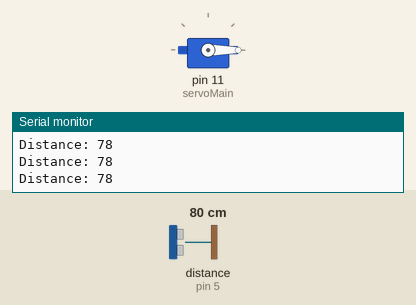
Recording of a sketch running on a simulated Arduino Uno, built with avr-gcc and run on an emulated ATmega328P. Parts: servo, the last lines printed to the serial monitor. Wiring (inferred from the names in the program): ultrasonic range finder: trigger pin 3; echo pin 5. The inputs (shaded band) are chosen by the test bench; at power-on: distance to the obstacle (sensor on pin 5) 80 cm. The echo pulse lasts 58.3 µs per cm.

Above: at 1.2 s.
1.3 s: distance to the obstacle (sensor on pin 5) set to 46 cm
2.8 s: distance to the obstacle (sensor on pin 5) set to 38 cm
At 3.8 s:
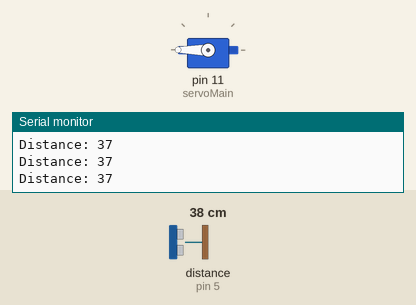
4.3 s: distance to the obstacle (sensor on pin 5) set to 60 cm
At 4.7 s:
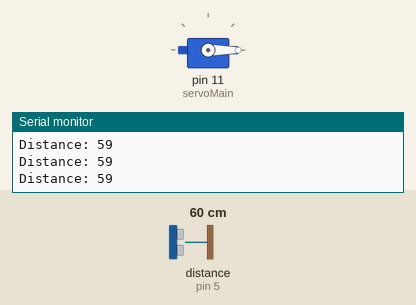
5.8 s: distance to the obstacle (sensor on pin 5) set to 2 cm
At 6.7 s:
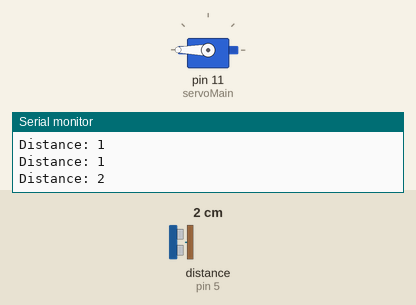
Timing chart, 0 to 8.3 s (numbered marks = the images above; inputs shaded):
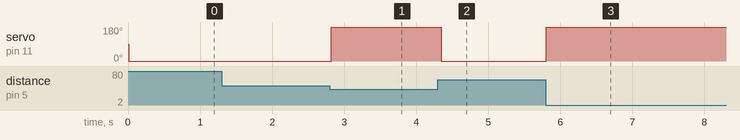

Measured:
- the behaviour switches between 41 and 40 cm on distance to the obstacle (sensor on pin 5) (found by bisection; images 0 and 1)
- after the input at 2.8 s, servo on pin 11 (servoMain): 0° → 180° at once
- after the input at 4.3 s, servo on pin 11 (servoMain): 180° → 0° after 0.05 s
- after the input at 5.8 s, servo on pin 11 (servoMain): 0° → 180° at once

The sketch:

Smart_Dustbin.ino
```cpp
#include <Servo.h>
Servo servoMain; // Define our Servo
int trigpin = 3;
int echopin = 5;
int distance;
float duration;
float cm;

void setup()
{
Serial.begin(9600);
servoMain.attach(11); // servo on digital pin 11
pinMode(trigpin, OUTPUT);
pinMode(echopin, INPUT);
}

void loop()
{
digitalWrite(trigpin, LOW);
delay(2);
digitalWrite(trigpin, HIGH);
delayMicroseconds(10);
digitalWrite(trigpin, LOW);
duration = pulseIn(echopin, HIGH);
cm = (duration/58.82);
distance = cm;
Serial.print("Distance: ");
Serial.println(distance);

if(distance<40 && distance>0)
{
servoMain.write(180); // Turn Servo back to center position (180 degrees)
delay(300);
}

else{
servoMain.write(0);
delay(50);
}

}
```
